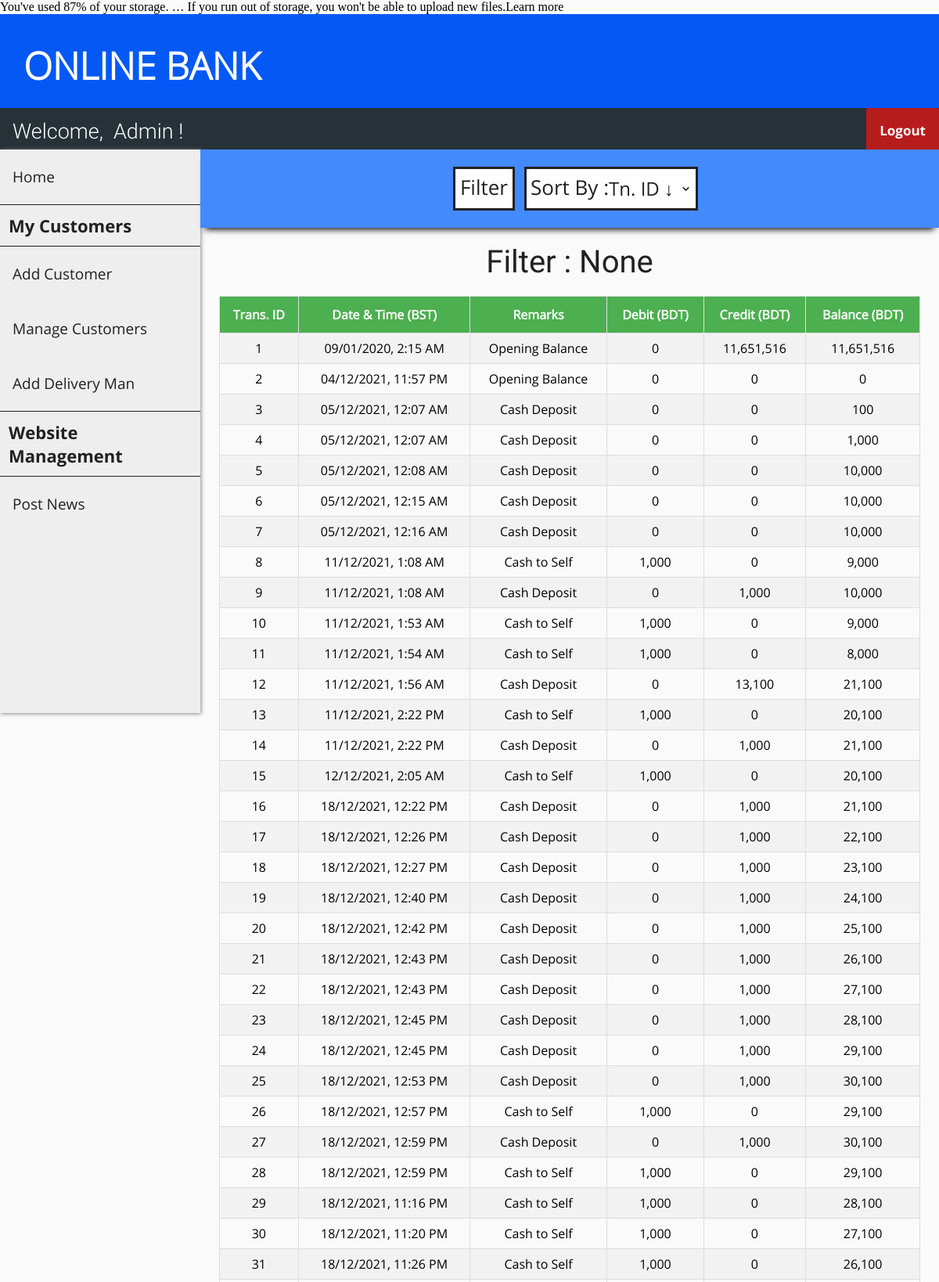
The page /transactions.php?cust_id=1 (signed in, upper part) on the database its author committed.
### tables this page shows
CREATE TABLE `passbook1` (
  `trans_id` int(11) NOT NULL,
  `trans_date` datetime DEFAULT NULL,
  `remarks` varchar(255) DEFAULT NULL,
  `debit` int(11) DEFAULT NULL,
  `credit` int(11) DEFAULT NULL,
  `balance` int(11) DEFAULT NULL
);

### transactions.php (the view, shortened to what this page needs)
<?php
    include "connect.php";
    include "header.php";
    include "user_navbar.php";
    include "admin_sidebar.php";
    $sql0 = "SELECT * FROM passbook".$_SESSION['cust_id'];
    $filter_indicator = "None";
?>
<!DOCTYPE html>
<html>
<head>
    <link rel="stylesheet" href="transactions_style.css">
</head>
<body>
    <div class="search-bar-wrapper">
        <div class="search-bar" id="the-search-bar">
            <div class="flex-item-search-bar" id="fi-search-bar">
                <button id="search" onclick="document.getElementById('id01').style.display='block'">Filter</button>
                <div class="flex-item-by">
                    <label id="sort">Sort By :</label>
                </div>
                <div class="flex-item-search-by">
                    <select name="by" onChange="window.location.href=this.value">
                        <option selected disabled hidden>
                            <?php if (empty($_GET['sort'])) {?>Tn. ID &darr;<?php } ?>
                        </option>
                    </select>
                </div>
            </div>
        </div>
    </div>
    <div class="flex-container">
        <p id="none">Filter : <?php echo $filter_indicator ?></p>
    </div>
    <div class="flex-container">
        <?php
            $result = $conn->query($sql0);
            if ($result->num_rows > 0) {?>
                <table id="transactions">
                    <tr>
                        <th>Trans. ID</th>
                        <th>Date & Time (BST)</th>
                        <th>Remarks</th>
                        <th>Debit (BDT)</th>
                        <th>Credit (BDT)</th>
                        <th>Balance (BDT)</th>
                    </tr>
        <?php
            while($row = $result->fetch_assoc()) {?>
                    <tr>
                        <td><?php echo $row["trans_id"]; ?></td>
                        <td>
                            <?php
                                $time = strtotime($row["trans_date"]);
                                $sanitized_time = date("d/m/Y, g:i A", $time);
                                echo $sanitized_time;
                             ?>
                        </td>
                        <td><?php echo $row["remarks"]; ?></td>
                        <td><?php echo number_format($row["debit"]); ?></td>
                        <td><?php echo number_format($row["credit"]); ?></td>
                        <td><?php echo number_format($row["balance"]); ?></td>
                    </tr>
            <?php } ?>
            </table>
            <?php
            } else {  ?>
                <p id="none"> No results found :(</p>
            <?php }
            $conn->close(); ?>
    </div>
</body>
</html>

### header_style.css (style rules this page uses)
body { margin: 0; padding: 0; background-color: #FAFAFA; }

### transactions_style.css (style rules this page uses)
.flex-container { display: -webkit-flex; display: flex; margin-left: 256px; width: auto; height: auto; padding-top: 20px; flex-direction: column; overflow-x: auto; }
.search-bar-wrapper { height: 100px; }
.search-bar-wrapper .search-bar { display: -webkit-flex; display: flex; margin-left: 256px; position: relative; width: auto; height: 100px; flex-direction: column; background-color: #448AFF; box-shadow: 0 8px 8px -6px black; overflow: hidden; }
label[id="sort"] { display: block; float: left; color: #212121; font-family: OpenSans-Regular; font-size: 26px; background-color: white; border: 3px solid #212121; border-right: 0; margin: 12px; margin-right: 0px; height: 45px; padding-top: 5px; padding-left: 5px; }
select { font-family: OpenSans-Regular; color: #212121; font-size: 24px; background: url("images/down_arrow.png") 96% / 15% no-repeat #eee; -webkit-appearance: none; -moz-appearance: none; background-color: white; border: 3px solid #212121; border-left: 0; margin: 12px; margin-left: 0px; height: 56px; width: 115%; }
.flex-item-search-bar { display: -webkit-flex; display: flex; flex-direction: row; margin: auto; width: auto; height: auto; }
button[id="search"] { font-family: OpenSans-Regular; color: #212121; font-size: 26px; background-color: white; cursor: pointer; height: 40px; margin-top: 12px; padding-top: 5px; padding-bottom: 45px; border: 3px solid #212121; }
label { display: block; float: left; color: #212121; font-family: OpenSans-Bold; font-size: 20px; }
#transactions { font-family: OpenSans-Regular; border-collapse: collapse; width: 80%; margin: auto; }
@media screen and (max-width: 1280px) { #transactions { width: 95%; } }
#transactions td, #transactions th { text-align: center; border: 1px solid #ddd; padding: 8px; }
#transactions tr:nth-child(even) { background-color: #f2f2f2; }
#transactions th { padding-top: 12px; padding-bottom: 12px; background-color: #4CAF50; color: white; }
p[id="none"] { margin: auto; font-size: 40px; color: #212121; font-family: Roboto-Regular; }

### rows shown on the page
passbook1: trans_id "1", trans_date "09/01/2020, 2:15 AM", remarks "Opening Balance", debit "0", credit "11,651,516", balance "11,651,516"
passbook1: trans_id "2", trans_date "04/12/2021, 11:57 PM", remarks "Opening Balance", debit "0", credit "0", balance "0"
passbook1: trans_id "3", trans_date "05/12/2021, 12:07 AM", remarks "Cash Deposit", debit "0", credit "0", balance "100"
passbook1: trans_id "4", trans_date "05/12/2021, 12:07 AM", remarks "Cash Deposit", debit "0", credit "0", balance "1,000"
passbook1: trans_id "5", trans_date "05/12/2021, 12:08 AM", remarks "Cash Deposit", debit "0", credit "0", balance "10,000"
passbook1: trans_id "6", trans_date "05/12/2021, 12:15 AM", remarks "Cash Deposit", debit "0", credit "0", balance "10,000"
passbook1: trans_id "7", trans_date "05/12/2021, 12:16 AM", remarks "Cash Deposit", debit "0", credit "0", balance "10,000"
passbook1: trans_id "8", trans_date "11/12/2021, 1:08 AM", remarks "Cash to Self", debit "1,000", credit "0", balance "9,000"
passbook1: trans_id "9", trans_date "11/12/2021, 1:08 AM", remarks "Cash Deposit", debit "0", credit "1,000", balance "10,000"
passbook1: trans_id "10", trans_date "11/12/2021, 1:53 AM", remarks "Cash to Self", debit "1,000", credit "0", balance "9,000"
passbook1: trans_id "11", trans_date "11/12/2021, 1:54 AM", remarks "Cash to Self", debit "1,000", credit "0", balance "8,000"
passbook1: trans_id "12", trans_date "11/12/2021, 1:56 AM", remarks "Cash Deposit", debit "0", credit "13,100", balance "21,100"
passbook1: trans_id "13", trans_date "11/12/2021, 2:22 PM", remarks "Cash to Self", debit "1,000", credit "0", balance "20,100"
passbook1: trans_id "14", trans_date "11/12/2021, 2:22 PM", remarks "Cash Deposit", debit "0", credit "1,000", balance "21,100"
passbook1: trans_id "15", trans_date "12/12/2021, 2:05 AM", remarks "Cash to Self", debit "1,000", credit "0", balance "20,100"
passbook1: trans_id "16", trans_date "18/12/2021, 12:22 PM", remarks "Cash Deposit", debit "0", credit "1,000", balance "21,100"
passbook1: trans_id "17", trans_date "18/12/2021, 12:26 PM", remarks "Cash Deposit", debit "0", credit "1,000", balance "22,100"
passbook1: trans_id "18", trans_date "18/12/2021, 12:27 PM", remarks "Cash Deposit", debit "0", credit "1,000", balance "23,100"
passbook1: trans_id "19", trans_date "18/12/2021, 12:40 PM", remarks "Cash Deposit", debit "0", credit "1,000", balance "24,100"
passbook1: trans_id "20", trans_date "18/12/2021, 12:42 PM", remarks "Cash Deposit", debit "0", credit "1,000", balance "25,100"
passbook1: trans_id "21", trans_date "18/12/2021, 12:43 PM", remarks "Cash Deposit", debit "0", credit "1,000", balance "26,100"
passbook1: trans_id "22", trans_date "18/12/2021, 12:43 PM", remarks "Cash Deposit", debit "0", credit "1,000", balance "27,100"
passbook1: trans_id "23", trans_date "18/12/2021, 12:45 PM", remarks "Cash Deposit", debit "0", credit "1,000", balance "28,100"
passbook1: trans_id "24", trans_date "18/12/2021, 12:45 PM", remarks "Cash Deposit", debit "0", credit "1,000", balance "29,100"
passbook1: trans_id "25", trans_date "18/12/2021, 12:53 PM", remarks "Cash Deposit", debit "0", credit "1,000", balance "30,100"
passbook1: trans_id "26", trans_date "18/12/2021, 12:57 PM", remarks "Cash to Self", debit "1,000", credit "0", balance "29,100"
passbook1: trans_id "27", trans_date "18/12/2021, 12:59 PM", remarks "Cash Deposit", debit "0", credit "1,000", balance "30,100"
passbook1: trans_id "28", trans_date "18/12/2021, 12:59 PM", remarks "Cash to Self", debit "1,000", credit "0", balance "29,100"
passbook1: trans_id "29", trans_date "18/12/2021, 11:16 PM", remarks "Cash to Self", debit "1,000", credit "0", balance "28,100"
passbook1: trans_id "30", trans_date "18/12/2021, 11:20 PM", remarks "Cash to Self", debit "1,000", credit "0", balance "27,100"
passbook1: trans_id "31", trans_date "18/12/2021, 11:26 PM", remarks "Cash to Self", debit "1,000", credit "0", balance "26,100"

### other values the page prints
$filter_indicator "None"
